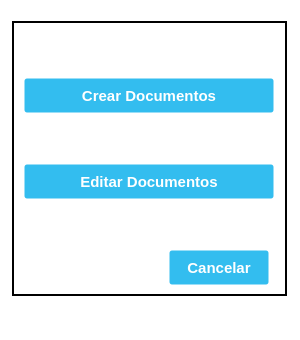
<?xml version="1.0" encoding="UTF-8"?>
<ui version="4.0">
 <class>Documentation_Menu</class>
 <widget class="QMainWindow" name="Documentation_Menu">
  <property name="geometry">
   <rect>
    <x>0</x>
    <y>0</y>
    <width>300</width>
    <height>340</height>
   </rect>
  </property>
  <property name="minimumSize">
   <size>
    <width>300</width>
    <height>340</height>
   </size>
  </property>
  <property name="maximumSize">
   <size>
    <width>300</width>
    <height>340</height>
   </size>
  </property>
  <property name="windowTitle">
   <string>Documentación</string>
  </property>
  <property name="windowIcon">
   <iconset>
    <normaloff>//nas01/DATOS/Comunes/EIPSA-ERP/Resources/Iconos/icon.ico</normaloff>//nas01/DATOS/Comunes/EIPSA-ERP/Resources/Iconos/icon.ico</iconset>
  </property>
  <property name="styleSheet">
   <string notr="true">QWidget {
background-color: rgb(255, 255, 255);
}

.QFrame {
	border: 2px solid black;
}

QPushButton {
background-color: #33bdef;
  border: 1px solid transparent;
  border-radius: 3px;
  box-shadow: rgba(255, 255, 255, .4) 0 1px 0 0 inset;
  box-sizing: border-box;
  color: #fff;
  cursor: pointer;
  display: inline-block;
  font-family: -apple-system,system-ui,&quot;Segoe UI&quot;,&quot;Liberation Sans&quot;,sans-serif;
  font-size: 15px;
  font-weight: 800;
  line-height: 1.15385;
  margin: 0;
  outline: none;
  padding: 8px .8em;
  text-align: center;
  text-decoration: none;
  text-shadow: 0px 1px 0px #263666;
  user-select: none;
  -webkit-user-select: none;
  touch-action: manipulation;
  vertical-align: baseline;
  white-space: nowrap;
}

QPushButton:hover {
	background-color: #019ad2;
	border-color: rgb(0, 0, 0);
}

QPushButton:pressed {
	background-color: rgb(1, 140, 190);
	border-color: rgb(255, 255, 255);
}</string>
  </property>
  <widget class="QWidget" name="centralwidget">
   <layout class="QGridLayout" name="gridLayout">
    <item row="0" column="0">
     <widget class="QFrame" name="frame">
      <property name="minimumSize">
       <size>
        <width>275</width>
        <height>275</height>
       </size>
      </property>
      <property name="maximumSize">
       <size>
        <width>275</width>
        <height>275</height>
       </size>
      </property>
      <property name="frameShape">
       <enum>QFrame::StyledPanel</enum>
      </property>
      <property name="frameShadow">
       <enum>QFrame::Raised</enum>
      </property>
      <layout class="QGridLayout" name="gridLayout_2">
       <item row="4" column="0">
        <spacer name="vSpacer3">
         <property name="orientation">
          <enum>Qt::Vertical</enum>
         </property>
         <property name="sizeType">
          <enum>QSizePolicy::Fixed</enum>
         </property>
         <property name="sizeHint" stdset="0">
          <size>
           <width>20</width>
           <height>80</height>
          </size>
         </property>
        </spacer>
       </item>
       <item row="1" column="0">
        <widget class="QPushButton" name="Button_Create">
         <property name="minimumSize">
          <size>
           <width>250</width>
           <height>35</height>
          </size>
         </property>
         <property name="maximumSize">
          <size>
           <width>250</width>
           <height>35</height>
          </size>
         </property>
         <property name="text">
          <string>Crear Documentos</string>
         </property>
        </widget>
       </item>
       <item row="2" column="0">
        <spacer name="vSpacer2">
         <property name="orientation">
          <enum>Qt::Vertical</enum>
         </property>
         <property name="sizeType">
          <enum>QSizePolicy::Fixed</enum>
         </property>
         <property name="sizeHint" stdset="0">
          <size>
           <width>20</width>
           <height>50</height>
          </size>
         </property>
        </spacer>
       </item>
       <item row="3" column="0">
        <widget class="QPushButton" name="Button_Import">
         <property name="minimumSize">
          <size>
           <width>250</width>
           <height>35</height>
          </size>
         </property>
         <property name="maximumSize">
          <size>
           <width>250</width>
           <height>35</height>
          </size>
         </property>
         <property name="text">
          <string>Editar Documentos</string>
         </property>
        </widget>
       </item>
       <item row="5" column="0">
        <layout class="QHBoxLayout" name="horizontalLayout">
         <property name="topMargin">
          <number>0</number>
         </property>
         <item>
          <spacer name="hSpacer1">
           <property name="orientation">
            <enum>Qt::Horizontal</enum>
           </property>
           <property name="sizeType">
            <enum>QSizePolicy::Fixed</enum>
           </property>
           <property name="sizeHint" stdset="0">
            <size>
             <width>140</width>
             <height>20</height>
            </size>
           </property>
          </spacer>
         </item>
         <item>
          <widget class="QPushButton" name="Button_Cancel">
           <property name="enabled">
            <bool>true</bool>
           </property>
           <property name="minimumSize">
            <size>
             <width>100</width>
             <height>35</height>
            </size>
           </property>
           <property name="maximumSize">
            <size>
             <width>100</width>
             <height>35</height>
            </size>
           </property>
           <property name="text">
            <string>Cancelar</string>
           </property>
          </widget>
         </item>
        </layout>
       </item>
       <item row="0" column="0">
        <spacer name="vSpacer1">
         <property name="orientation">
          <enum>Qt::Vertical</enum>
         </property>
         <property name="sizeType">
          <enum>QSizePolicy::Fixed</enum>
         </property>
         <property name="sizeHint" stdset="0">
          <size>
           <width>20</width>
           <height>50</height>
          </size>
         </property>
        </spacer>
       </item>
      </layout>
     </widget>
    </item>
   </layout>
  </widget>
  <widget class="QMenuBar" name="menubar">
   <property name="geometry">
    <rect>
     <x>0</x>
     <y>0</y>
     <width>300</width>
     <height>22</height>
    </rect>
   </property>
  </widget>
  <widget class="QStatusBar" name="statusbar"/>
 </widget>
 <resources/>
 <connections>
  <connection>
   <sender>Button_Cancel</sender>
   <signal>clicked()</signal>
   <receiver>Documentation_Menu</receiver>
   <slot>close()</slot>
   <hints>
    <hint type="sourcelabel">
     <x>203</x>
     <y>282</y>
    </hint>
    <hint type="destinationlabel">
     <x>232</x>
     <y>313</y>
    </hint>
   </hints>
  </connection>
 </connections>
</ui>
